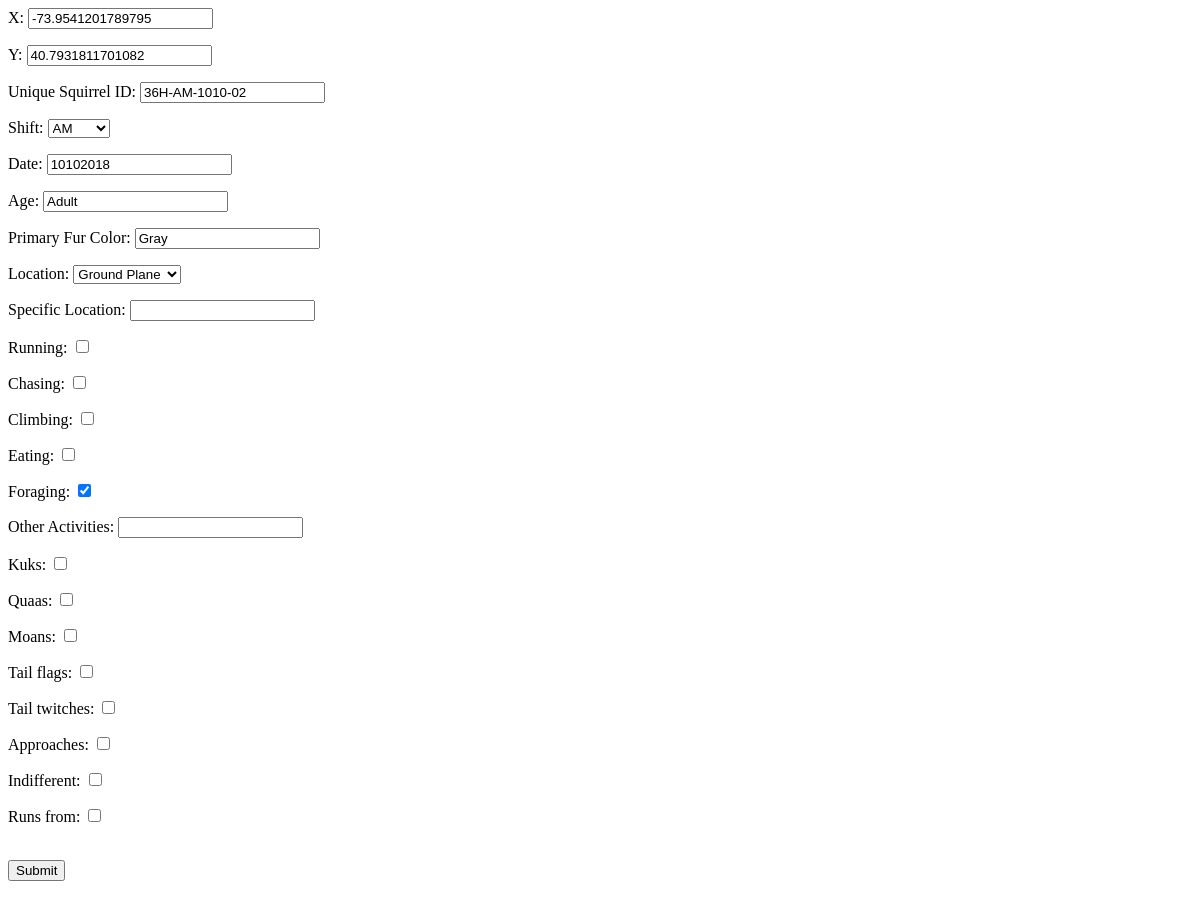
Before: /sightings/36H-AM-1010-02/ with the older database file.
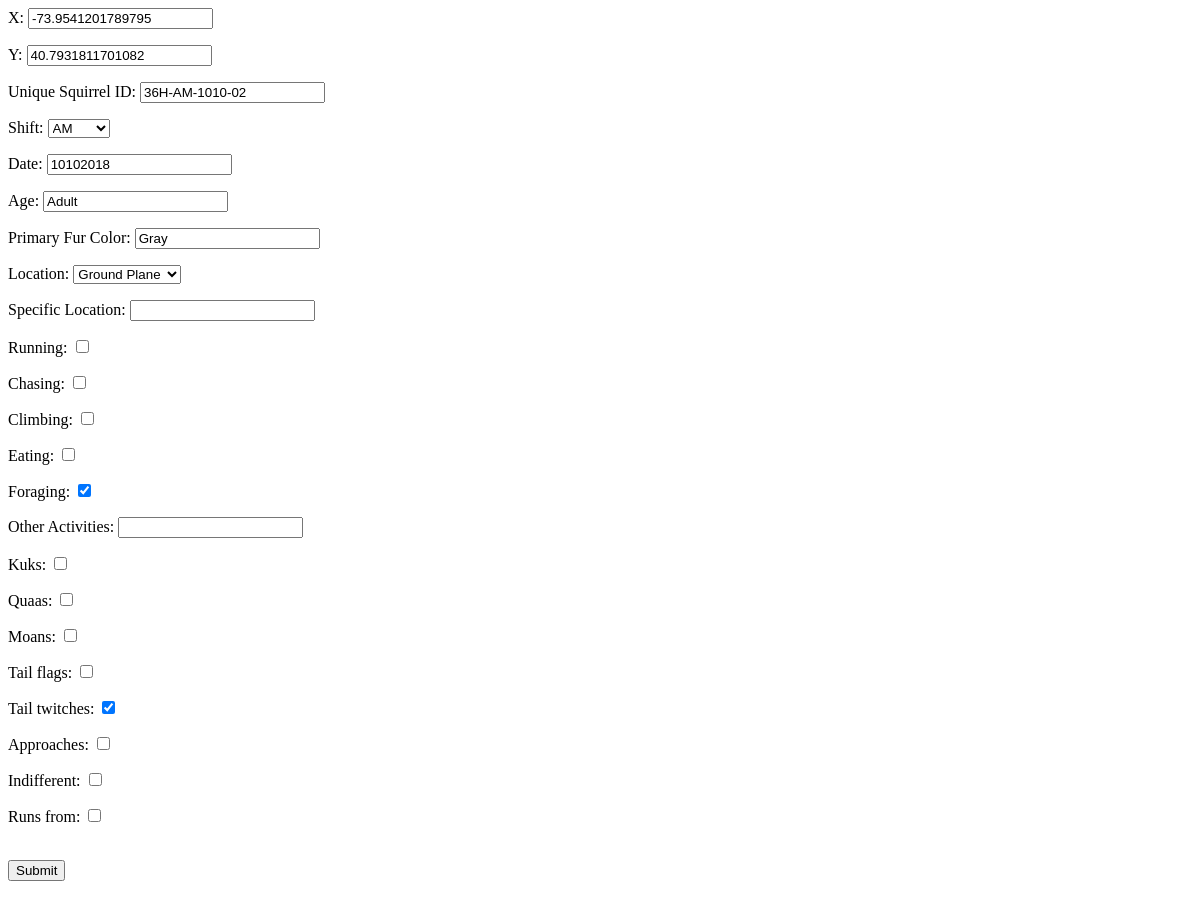
After: the same page with the newer database file.
### mysite/models.py (models this page shows, shortened)
class Squirrel(models.Model):
    X = models.DecimalField(
            max_digits = 20,
            decimal_places = 13,
            default = None,
            )
    Y = models.DecimalField(
            max_digits = 20,
            decimal_places = 13,
            default = None,
            )
    Unique_Squirrel_ID = models.CharField(
            max_length=20,
            default = None,
            primary_key = True,
            )
    AM = 'AM'
    PM = 'PM'
    SHIFT_CHOICES=(
            (AM,'AM'),
            (PM,'PM'),
            )
    Shift = models.CharField(
            max_length=2,
            choices=SHIFT_CHOICES,
            )
    Date = models.CharField(
            max_length=20,
            default = None,
            )
    Age = models.CharField(
            max_length=20,
            default = None,
            blank = True,
            )
    Primary_Fur_Color = models.CharField(
            max_length=15,
            default = None,
            blank = True,
            )
    Ground_Plane='Ground Plane'
    Above_Ground='Above Ground'
    LOCATION_CHOICES=(
            (Ground_Plane,'Ground Plane'),
            (Above_Ground,'Above Ground'),
            )
    Location = models.CharField(
            max_length=20,
            choices=LOCATION_CHOICES,
            default = None,
            blank = True,
            )
    Specific_Location = models.CharField(
            max_length=100,
            default=None,
            blank=True,
            )
    Running = models.BooleanField(default=None,)
    Chasing = models.BooleanField(default=None,)
    Climbing = models.BooleanField(default=None,)
    Eating = models.BooleanField(default=None,)
    Foraging = models.BooleanField(default=None,)
    Other_Activities = models.CharField(
            max_length=100,
            default=None,
            blank=True,
            )
    Kuks = models.BooleanField(default=None,)
    Quaas = models.BooleanField(default=None,)
    Moans = models.BooleanField(default=None,)
    Tail_flags = models.BooleanField(default=None,)
    Tail_twitches = models.BooleanField(default=None,)
    Approaches = models.BooleanField(default=None,)
    Indifferent = models.BooleanField(default=None,)
    Runs_from  = models.BooleanField(default=None,)

### mysite/views.py (the view)
# urls.py: path('sightings/<unique_squirrel_id>/',views.squirrel_edit),
def squirrel_edit(request,unique_squirrel_id):
    s = Squirrel.objects.get(Unique_Squirrel_ID = unique_squirrel_id)
    if request.method == 'POST':
        form = SquirrelForm(request.POST, instance = s)
        if form.is_valid():
            form.save()
            return redirect(f'/sightings/{unique_squirrel_id}')
    else:
        form = SquirrelForm(instance = s)
    context = {
            'form':form,
            }
    return render(request, 'mysite/edit.html',context)

### mysite/forms.py
class SquirrelForm(ModelForm):
    class Meta:
        model = Squirrel
        fields = '__all__'

### mysite/templates/mysite/edit.html (shortened to what this page needs)
<!doctype>
<html>
	<body>
		<form method='post'>
			{{ form.as_p }}
			<br>
			<input type="submit" name="Submit">
		</form>
	</body>
</html>

Changed rows visible on the page:
changed Squirrel "36H-AM-1010-02": Tail_twitches "☐" → "☑"
